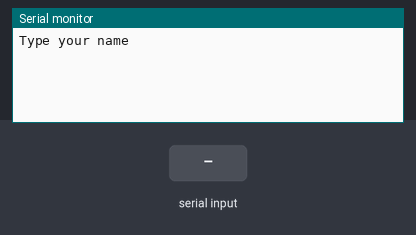
Simulated run of this sketch. Board: Arduino Uno, built with avr-gcc and run on an emulated ATmega328P. Parts: the last lines printed to the serial monitor. The inputs (shaded band) are chosen by the test bench.

Above: at 1.2 s.
1.3 s: "1" received over Serial
At 2.8 s:
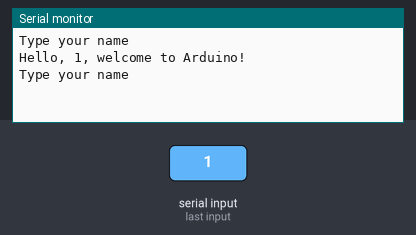
3.8 s: "0" received over Serial
At 5.2 s:
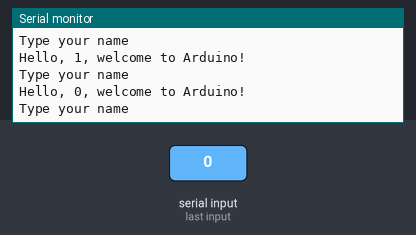
5.3 s: "2" received over Serial
At 7.1 s:
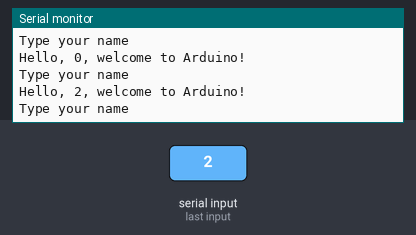

The sketch:

Welcome_to_Arduino.ino
```cpp
String msg="Type your name";
String msg2="Hello, ";
String msg3=", welcome to Arduino!";
String myName;

void setup() {
  // put your setup code here, to run once:
Serial.begin(9600);
}

void loop() {
  // put your main code here, to run repeatedly:
  Serial.println(msg);
  while(Serial.available() == 0){
    }
myName=Serial.readString();
Serial.print(msg2);
Serial.print(myName);
Serial.println(msg3);
}
```

Measured:
- after the input at 1.3 s, the serial monitor: prints a new line after 1.0 s (image 1)
- after the input at 3.8 s, the serial monitor: prints a new line after 1.0 s (image 2)
- after the input at 5.3 s, the serial monitor: prints a new line after 1.0 s (image 3)
